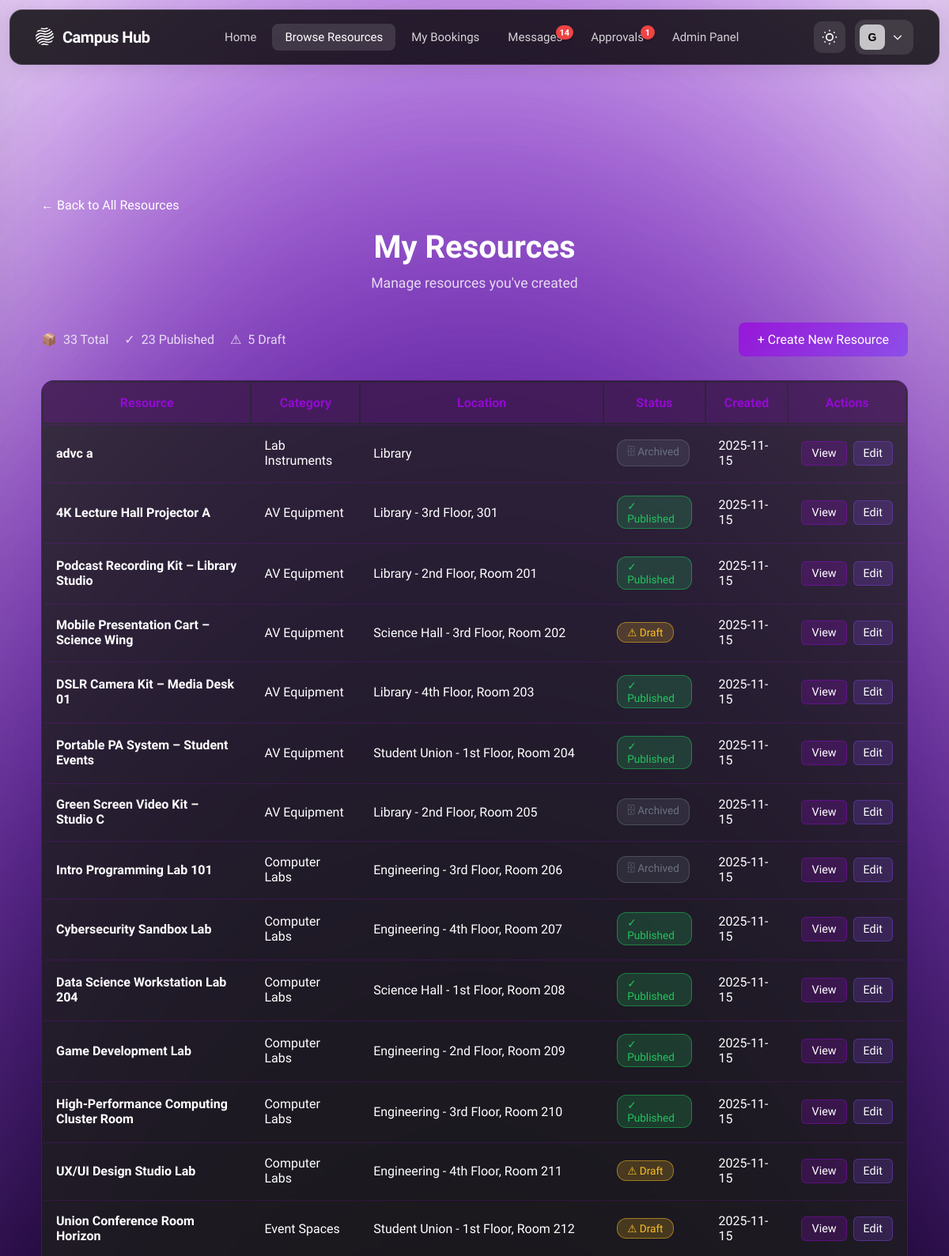
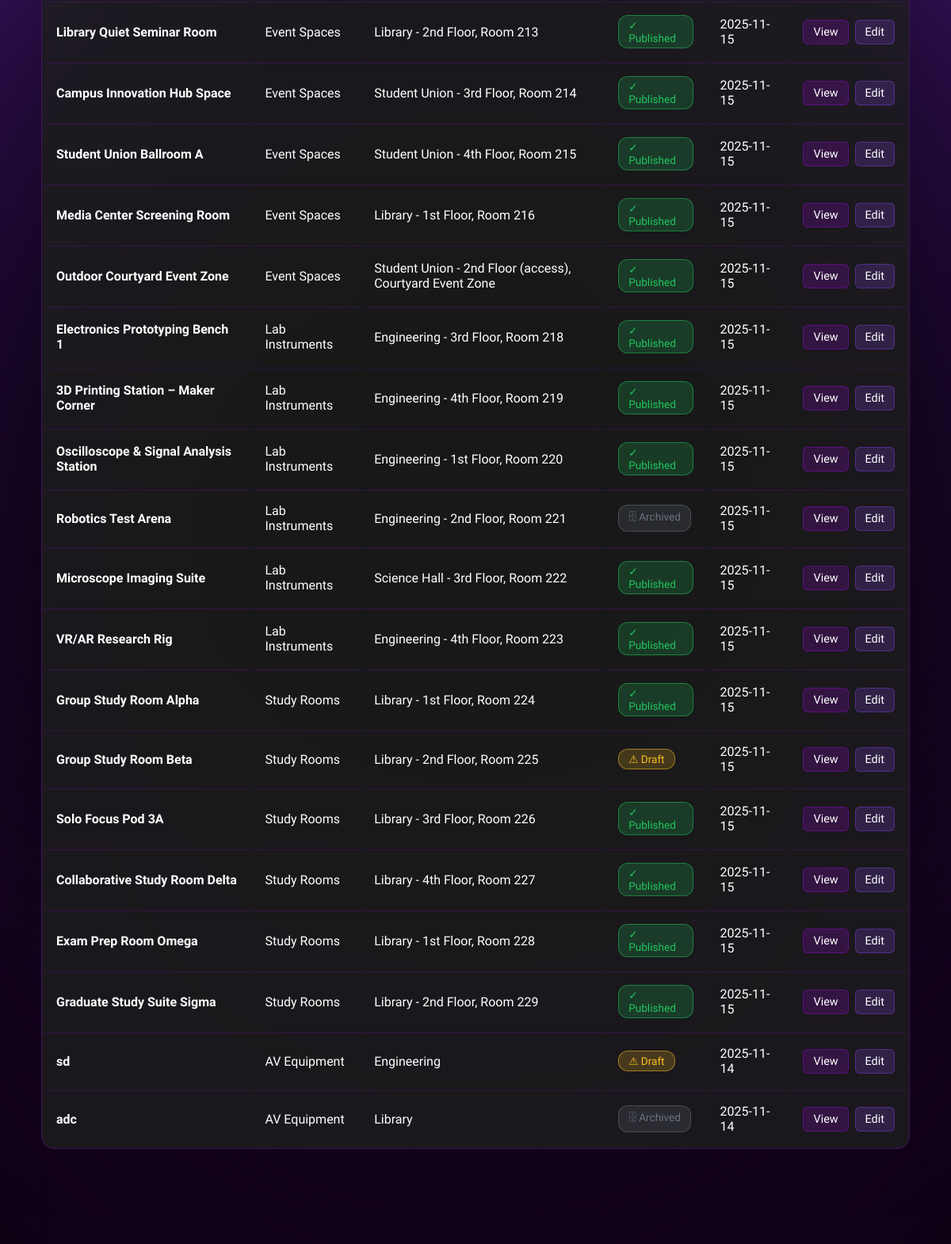
/resources/my-resources (signed in), run on the app's committed database (2 pictures, top to bottom).
### tables this page shows
CREATE TABLE users (
    user_id INTEGER PRIMARY KEY AUTOINCREMENT,
    name TEXT NOT NULL,
    email TEXT NOT NULL UNIQUE,
    password_hash TEXT NOT NULL,
    role TEXT NOT NULL CHECK (role IN ('student','staff','admin')),
    profile_image TEXT,
    department_id INTEGER REFERENCES departments(department_id),
    email_verified BOOLEAN NOT NULL DEFAULT 0,
    verification_token TEXT,
    verification_token_expires DATETIME,
    reset_password_token TEXT,
    reset_password_expires DATETIME,
    created_at DATETIME DEFAULT CURRENT_TIMESTAMP,
    updated_at DATETIME
, is_banned INTEGER DEFAULT 0, last_login TIMESTAMP);

CREATE TABLE resources (
    resource_id INTEGER PRIMARY KEY AUTOINCREMENT,
    owner_type TEXT NOT NULL CHECK (owner_type IN ('user','group')),
    owner_id INTEGER NOT NULL,  -- Polymorphic FK: user_id when owner_type='user', group_id when owner_type='group'
    title TEXT NOT NULL,
    description TEXT,
    category_id INTEGER REFERENCES resource_categories(category_id),
    location TEXT,
    capacity INTEGER CHECK (capacity > 0 OR capacity IS NULL),  -- NULL for resources without capacity limits
    status TEXT NOT NULL DEFAULT 'draft' CHECK (status IN ('draft','published','archived')),
    availability_mode TEXT NOT NULL DEFAULT 'rules' CHECK (availability_mode IN ('rules','open','by-request')),
    requires_approval BOOLEAN NOT NULL DEFAULT 0,
    created_at DATETIME DEFAULT CURRENT_TIMESTAMP,
    updated_at DATETIME
, images TEXT, availability_rules TEXT);

CREATE TABLE resource_categories (
    category_id INTEGER PRIMARY KEY AUTOINCREMENT,
    name TEXT NOT NULL,
    description TEXT,
    icon TEXT,
    created_at DATETIME DEFAULT CURRENT_TIMESTAMP
);

### src/controllers/resource_controller.py (the view)
@resource_bp.route('/my-resources')
@login_required
@role_required('staff', 'admin')
def my_resources():
    try:
        logger.info(f"Fetching resources for user: email={current_user.email}, user_id={current_user.user_id}, role={current_user.role}")
        resources_data = ResourceDAL.get_all_resources(
            owner_type='user',
            owner_id=current_user.user_id,
            status=None,  # Get all statuses
            limit=100
        )
        logger.info(f"Query returned {len(resources_data)} resources")
        if resources_data:
            logger.info(f"Sample resource: {resources_data[0].get('title', 'N/A')} (owner_id={resources_data[0].get('owner_id', 'N/A')})")
        resources = [Resource(r) for r in resources_data]
        logger.info(f"User {current_user.email} viewing their resources: {len(resources)} found")
        return render_template(
            'resources/my_resources.html',
            title='My Resources',
            resources=resources
        )
    except Exception as e:
        logger.error(f"Error loading user resources: {str(e)}", exc_info=True)
        flash('An error occurred while loading your resources. Please try again.', 'danger')
        return render_template('resources/my_resources.html', resources=[])

### src/templates/resources/my_resources.html (shortened to what this page needs)
{% extends 'base.html' %}
{% block content %}
<div class="my-resources-page">
    <div class="page-container">
        <a href="{{ url_for('resource.index') }}" class="back-link">
            ← Back to All Resources
        </a>
        <div class="page-header">
            <h1 class="page-title">My Resources</h1>
            <p class="page-subtitle">Manage resources you've created</p>
        </div>
        <div class="action-bar">
            <div class="stats-bar">
                <div class="stat-item">
                    <span>📦</span>
                    <span>{{ resources|length }} Total</span>
                </div>
                <div class="stat-item">
                    <span>✓</span>
                    <span>{{ resources|selectattr('status', 'equalto', 'published')|list|length }} Published</span>
                </div>
                <div class="stat-item">
                    <span>⚠</span>
                    <span>{{ resources|selectattr('status', 'equalto', 'draft')|list|length }} Draft</span>
                </div>
            </div>
            <a href="{{ url_for('resource.create') }}" class="btn-create">+ Create New Resource</a>
        </div>
        {% if resources %}
            <div class="resources-table">
                <table class="table">
                    <thead>
                        <tr>
                            <th>Resource</th>
                            <th>Category</th>
                            <th>Location</th>
                            <th>Status</th>
                            <th>Created</th>
                            <th>Actions</th>
                        </tr>
                    </thead>
                    <tbody>
                        {% for resource in resources %}
                            <tr>
                                <td>
                                    <a href="{{ url_for('resource.detail', resource_id=resource.resource_id) }}" class="resource-title-link">
                                        {{ resource.title }}
                                    </a>
                                </td>
                                <td>{{ resource._category_name or 'Uncategorized' }}</td>
                                <td>{{ resource.location }}</td>
                                <td>
                                    <span class="status-badge-small {{ resource.status }}">
                                        {% if resource.status == 'published' %}
                                            ✓ Published
                                        {% elif resource.status == 'draft' %}
                                            ⚠ Draft
                                        {% elif resource.status == 'archived' %}
                                            🗄 Archived
                                        {% endif %}
                                    </span>
                                </td>
                                <td>{{ resource.created_at[:10] if resource.created_at else 'N/A' }}</td>
                                <td>
                                    <div class="action-buttons-small">
                                        <a href="{{ url_for('resource.detail', resource_id=resource.resource_id) }}" class="btn-small btn-view">View</a>
                                        <a href="{{ url_for('resource.edit', resource_id=resource.resource_id) }}" class="btn-small btn-edit">Edit</a>
                                    </div>
                                </td>
                            </tr>
                        {% endfor %}
                    </tbody>
                </table>
            </div>
        {% endif %}
    </div>
</div>
{% endblock %}

### src/templates/base.html (shortened to what this page needs)
<!DOCTYPE html>
<html lang="en" data-theme="dark">
<head>
    <link rel="stylesheet" href="{{ url_for('static', filename='css/home.css') }}">
</head>
<body>
    <div class="background-effects">
        <div class="blur-white"></div>
        <div class="gradient-ellipse-1">
            <div style="position: absolute; inset: -31.25% -24.81%;">
            </div>
        </div>
        <div class="gradient-ellipse-2">
            <div style="position: absolute; inset: -41.49% -30.77%;">
            </div>
        </div>
        <div class="gradient-ellipse-3">
            <div style="position: absolute; inset: -62.11% -38.17%;">
            </div>
        </div>
        <div class="gradient-ellipse-4">
            <div style="position: absolute; inset: -37.04% -24.07%;">
            </div>
        </div>
        <div class="noise-texture"></div>
    </div>
    <nav class="navbar">
        <div class="navbar-container">
            <div class="navbar-left">
                <a href="{{ url_for('main.index') }}" class="navbar-logo">
                    <span class="logo-text">Campus Hub</span>
                </a>
            </div>
            <div class="navbar-center">
                <a href="{{ url_for('main.index') }}" class="nav-link {% if request.endpoint == 'main.index' %}active{% endif %}">Home</a>
                <a href="{{ url_for('resource.index') }}" class="nav-link {% if request.endpoint and request.endpoint.startswith('resource.') %}active{% endif %}">Browse Resources</a>
                {% if current_user.is_authenticated %}
                    <a href="{{ url_for('booking.index') }}" class="nav-link {% if request.endpoint and request.endpoint.startswith('booking.') and request.endpoint != 'booking.pending_approvals' %}active{% endif %}">My Bookings</a>
                    <a href="{{ url_for('message.inbox') }}" class="nav-link {% if request.endpoint and request.endpoint.startswith('message.') %}active{% endif %}" style="position: relative;">
                        Messages
                        {% if unread_messages > 0 %}
                            <span class="notification-badge" id="message-badge">{{ unread_messages if unread_messages < 100 else '99+' }}</span>
                        {% else %}
                            <span class="notification-badge" id="message-badge" style="display: none;"></span>
                        {% endif %}
                    </a>
                    {% if current_user.role in ['staff', 'admin'] %}
                        <a href="{{ url_for('booking.pending_approvals') }}" class="nav-link {% if request.endpoint == 'booking.pending_approvals' %}active{% endif %}" style="position: relative;">
                            Approvals
                            {% if pending_approvals and pending_approvals > 0 %}
                                <span id="approvals-badge" class="notification-badge">{{ pending_approvals if pending_approvals < 100 else '99+' }}</span>
                            {% else %}
                                <span id="approvals-badge" class="notification-badge" style="display: none;"></span>
                            {% endif %}
                        </a>
                    {% endif %}
                    {% if current_user.role == 'admin' %}
                        <a href="{{ url_for('admin.dashboard') }}" class="nav-link {% if request.endpoint and request.endpoint.startswith('admin.') %}active{% endif %}">Admin Panel</a>
                    {% endif %}
                {% endif %}
            </div>
            <div class="navbar-right">
                <button class="theme-toggle" onclick="toggleTheme()" aria-label="Toggle theme">
                </button>
                {% if current_user.is_authenticated %}
                <div class="account-dropdown">
                    <button class="account-button" onclick="toggleAccountMenu()">
                        <div class="account-avatar">
                            {{ current_user.name[0].upper() }}
                        </div>
                        <svg class="chevron-icon" fill="none" stroke="currentColor" stroke-width="2" viewBox="0 0 24 24">
                            <path d="M19 9l-7 7-7-7"/>
                        </svg>
                    </button>
                </div>
                {% endif %}
            </div>
        </div>
    </nav>
    <main class="main-content">
        {% block content %}{% endblock %}
    </main>
</body>
</html>

### data on the page
users: name "G"
resources: title "advc a", name "Lab Instruments", location "Library", status "🗄 Archived", created_at "2025-11-15"
resources: title "4K Lecture Hall Projector A", name "AV Equipment", location "Library - 3rd Floor, 301", status "✓ Published", created_at "2025-11-15"
resources: title "Podcast Recording Kit – Library Studio", name "AV Equipment", location "Library - 2nd Floor, Room 201", status "✓ Published", created_at "2025-11-15"
resources: title "Mobile Presentation Cart – Science Wing", name "AV Equipment", location "Science Hall - 3rd Floor, Room 202", status "⚠ Draft", created_at "2025-11-15"
resources: title "DSLR Camera Kit – Media Desk 01", name "AV Equipment", location "Library - 4th Floor, Room 203", status "✓ Published", created_at "2025-11-15"
resources: title "Portable PA System – Student Events", name "AV Equipment", location "Student Union - 1st Floor, Room 204", status "✓ Published", created_at "2025-11-15"
resources: title "Green Screen Video Kit – Studio C", name "AV Equipment", location "Library - 2nd Floor, Room 205", status "🗄 Archived", created_at "2025-11-15"
resources: title "Intro Programming Lab 101", name "Computer Labs", location "Engineering - 3rd Floor, Room 206", status "🗄 Archived", created_at "2025-11-15"
resources: title "Cybersecurity Sandbox Lab", name "Computer Labs", location "Engineering - 4th Floor, Room 207", status "✓ Published", created_at "2025-11-15"
resources: title "Data Science Workstation Lab 204", name "Computer Labs", location "Science Hall - 1st Floor, Room 208", status "✓ Published", created_at "2025-11-15"
resources: title "Game Development Lab", name "Computer Labs", location "Engineering - 2nd Floor, Room 209", status "✓ Published", created_at "2025-11-15"
resources: title "High-Performance Computing Cluster Room", name "Computer Labs", location "Engineering - 3rd Floor, Room 210", status "✓ Published", created_at "2025-11-15"
resources: title "UX/UI Design Studio Lab", name "Computer Labs", location "Engineering - 4th Floor, Room 211", status "⚠ Draft", created_at "2025-11-15"
resources: title "Union Conference Room Horizon", name "Event Spaces", location "Student Union - 1st Floor, Room 212", status "⚠ Draft", created_at "2025-11-15"
resources: title "Library Quiet Seminar Room", name "Event Spaces", location "Library - 2nd Floor, Room 213", status "✓ Published", created_at "2025-11-15"
resources: title "Campus Innovation Hub Space", name "Event Spaces", location "Student Union - 3rd Floor, Room 214", status "✓ Published", created_at "2025-11-15"
resources: title "Student Union Ballroom A", name "Event Spaces", location "Student Union - 4th Floor, Room 215", status "✓ Published", created_at "2025-11-15"
resources: title "Media Center Screening Room", name "Event Spaces", location "Library - 1st Floor, Room 216", status "✓ Published", created_at "2025-11-15"
resources: title "Outdoor Courtyard Event Zone", name "Event Spaces", location "Student Union - 2nd Floor (access), Courtyard Event Zone", status "✓ Published", created_at "2025-11-15"
resources: title "Electronics Prototyping Bench 1", name "Lab Instruments", location "Engineering - 3rd Floor, Room 218", status "✓ Published", created_at "2025-11-15"
resources: title "3D Printing Station – Maker Corner", name "Lab Instruments", location "Engineering - 4th Floor, Room 219", status "✓ Published", created_at "2025-11-15"
resources: title "Oscilloscope & Signal Analysis Station", name "Lab Instruments", location "Engineering - 1st Floor, Room 220", status "✓ Published", created_at "2025-11-15"
resources: title "Robotics Test Arena", name "Lab Instruments", location "Engineering - 2nd Floor, Room 221", status "🗄 Archived", created_at "2025-11-15"
resources: title "Microscope Imaging Suite", name "Lab Instruments", location "Science Hall - 3rd Floor, Room 222", status "✓ Published", created_at "2025-11-15"
resources: title "VR/AR Research Rig", name "Lab Instruments", location "Engineering - 4th Floor, Room 223", status "✓ Published", created_at "2025-11-15"
resources: title "Group Study Room Alpha", name "Study Rooms", location "Library - 1st Floor, Room 224", status "✓ Published", created_at "2025-11-15"
resources: title "Group Study Room Beta", name "Study Rooms", location "Library - 2nd Floor, Room 225", status "⚠ Draft", created_at "2025-11-15"
resources: title "Solo Focus Pod 3A", name "Study Rooms", location "Library - 3rd Floor, Room 226", status "✓ Published", created_at "2025-11-15"
resources: title "Collaborative Study Room Delta", name "Study Rooms", location "Library - 4th Floor, Room 227", status "✓ Published", created_at "2025-11-15"
resources: title "Exam Prep Room Omega", name "Study Rooms", location "Library - 1st Floor, Room 228", status "✓ Published", created_at "2025-11-15"
resources: title "Graduate Study Suite Sigma", name "Study Rooms", location "Library - 2nd Floor, Room 229", status "✓ Published", created_at "2025-11-15"
resources: title "sd", name "AV Equipment", location "Engineering", status "⚠ Draft", created_at "2025-11-14"
resources: title "adc", name "AV Equipment", location "Library", status "🗄 Archived", created_at "2025-11-14"

### other printed values
{{ unread_messages if unread_messages < 100 else '99+' }} "14"
{{ pending_approvals if pending_approvals < 100 else '99+' }} "1"
{{ resources|length }} "33"
{{ resources|selectattr('status', 'equalto', 'published')|list|length }} "23"
{{ resources|selectattr('status', 'equalto', 'draft')|list|length }} "5"
